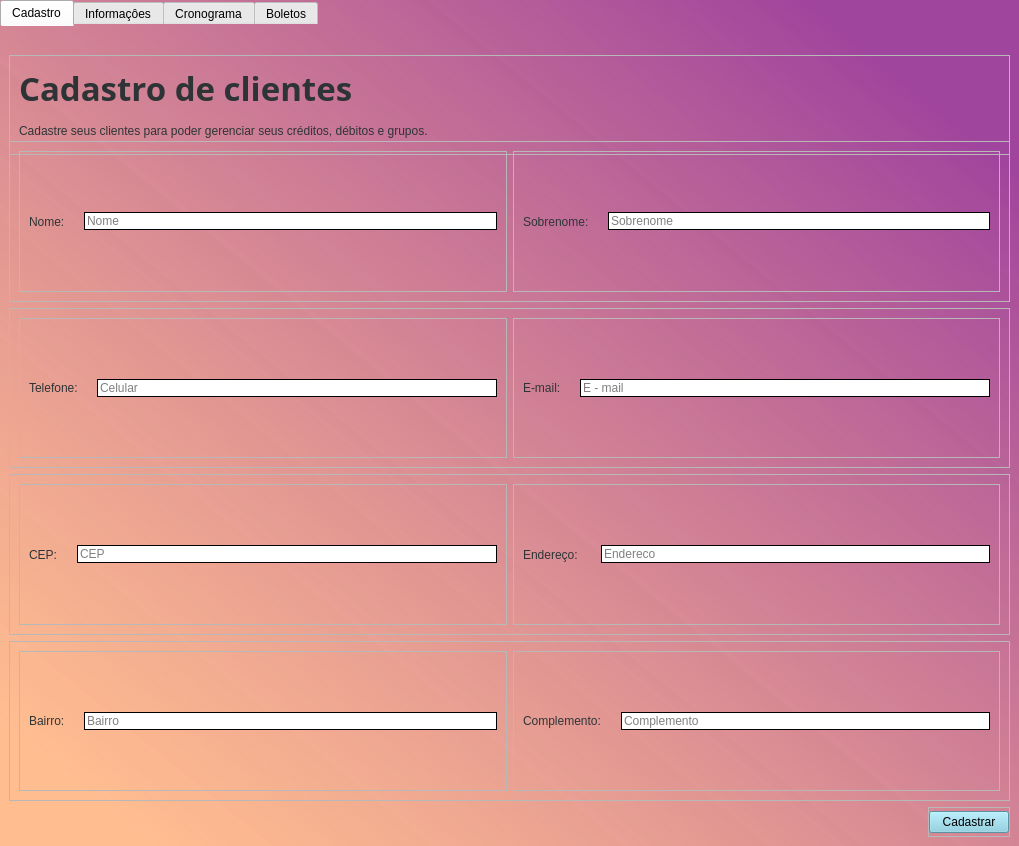
<?xml version="1.0" encoding="UTF-8"?>
<ui version="4.0">
 <class>wdgClientes</class>
 <widget class="QWidget" name="wdgClientes">
  <property name="geometry">
   <rect>
    <x>0</x>
    <y>0</y>
    <width>1019</width>
    <height>846</height>
   </rect>
  </property>
  <property name="sizePolicy">
   <sizepolicy hsizetype="Expanding" vsizetype="Expanding">
    <horstretch>0</horstretch>
    <verstretch>0</verstretch>
   </sizepolicy>
  </property>
  <property name="windowTitle">
   <string>tabClientes</string>
  </property>
  <property name="styleSheet">
   <string notr="true">#wdgClientes{
	background-color: qlineargradient(spread:pad, x1:0.981, y1:0.0227273, x2:0.0154129, y2:1, stop:0.0895522 rgba(153, 54, 149, 185), stop:0.930348 rgba(255, 189, 144, 255))
}</string>
  </property>
  <layout class="QHBoxLayout" name="horizontalLayout">
   <property name="spacing">
    <number>0</number>
   </property>
   <property name="leftMargin">
    <number>0</number>
   </property>
   <property name="topMargin">
    <number>0</number>
   </property>
   <property name="rightMargin">
    <number>0</number>
   </property>
   <property name="bottomMargin">
    <number>0</number>
   </property>
   <item>
    <widget class="QTabWidget" name="tabsCliente">
     <property name="sizePolicy">
      <sizepolicy hsizetype="Expanding" vsizetype="Expanding">
       <horstretch>0</horstretch>
       <verstretch>0</verstretch>
      </sizepolicy>
     </property>
     <property name="minimumSize">
      <size>
       <width>0</width>
       <height>0</height>
      </size>
     </property>
     <property name="styleSheet">
      <string notr="true">#tabsCliente::pane {border: 0px;}

/*-------------------------------------------------------------*/


#tabsCliente::tab-bar {
    alignment: center;
}

#tabsCliente {
	background-color: rgba(238, 238, 236, 0)
}


</string>
     </property>
     <property name="tabPosition">
      <enum>QTabWidget::North</enum>
     </property>
     <property name="tabShape">
      <enum>QTabWidget::Rounded</enum>
     </property>
     <property name="currentIndex">
      <number>0</number>
     </property>
     <widget class="QWidget" name="tbCadastraCliente">
      <attribute name="title">
       <string>Cadastro</string>
      </attribute>
      <layout class="QVBoxLayout" name="verticalLayout_2">
       <item>
        <widget class="QFrame" name="frCabecalho">
         <property name="minimumSize">
          <size>
           <width>600</width>
           <height>100</height>
          </size>
         </property>
         <property name="maximumSize">
          <size>
           <width>16777215</width>
           <height>60</height>
          </size>
         </property>
         <property name="frameShape">
          <enum>QFrame::StyledPanel</enum>
         </property>
         <property name="frameShadow">
          <enum>QFrame::Raised</enum>
         </property>
         <layout class="QVBoxLayout" name="verticalLayout_3">
          <item>
           <widget class="QLabel" name="lbTitulo">
            <property name="font">
             <font>
              <family>Linux Biolinum O</family>
              <pointsize>25</pointsize>
              <weight>75</weight>
              <bold>true</bold>
             </font>
            </property>
            <property name="styleSheet">
             <string notr="true">color: rgb(46, 52, 54)</string>
            </property>
            <property name="text">
             <string>Cadastro de clientes</string>
            </property>
           </widget>
          </item>
          <item>
           <widget class="QLabel" name="lbCorpo">
            <property name="styleSheet">
             <string notr="true">color: rgb(46, 52, 54)</string>
            </property>
            <property name="text">
             <string>Cadastre seus clientes para poder gerenciar seus créditos, débitos e grupos.</string>
            </property>
           </widget>
          </item>
         </layout>
        </widget>
       </item>
       <item>
        <widget class="QFrame" name="frNomeSobrenome">
         <property name="minimumSize">
          <size>
           <width>600</width>
           <height>60</height>
          </size>
         </property>
         <property name="frameShape">
          <enum>QFrame::StyledPanel</enum>
         </property>
         <property name="frameShadow">
          <enum>QFrame::Raised</enum>
         </property>
         <layout class="QHBoxLayout" name="horizontalLayout_5">
          <item>
           <widget class="QFrame" name="frNome">
            <property name="frameShape">
             <enum>QFrame::StyledPanel</enum>
            </property>
            <property name="frameShadow">
             <enum>QFrame::Raised</enum>
            </property>
            <layout class="QHBoxLayout" name="horizontalLayout_9">
             <item>
              <widget class="QLabel" name="lbNome">
               <property name="styleSheet">
                <string notr="true">color: rgb(46, 52, 54)</string>
               </property>
               <property name="text">
                <string>Nome:    </string>
               </property>
              </widget>
             </item>
             <item>
              <widget class="QLineEdit" name="leNome">
               <property name="styleSheet">
                <string notr="true">#leNome{
	border: 1px solid;
}</string>
               </property>
               <property name="inputMask">
                <string/>
               </property>
               <property name="text">
                <string/>
               </property>
               <property name="placeholderText">
                <string>Nome</string>
               </property>
              </widget>
             </item>
            </layout>
            <zorder>leNome</zorder>
            <zorder>lbNome</zorder>
           </widget>
          </item>
          <item>
           <widget class="QFrame" name="frSobrenome">
            <property name="frameShape">
             <enum>QFrame::StyledPanel</enum>
            </property>
            <property name="frameShadow">
             <enum>QFrame::Raised</enum>
            </property>
            <layout class="QHBoxLayout" name="horizontalLayout_10">
             <item>
              <widget class="QLabel" name="lbSobrenome">
               <property name="styleSheet">
                <string notr="true">color: rgb(46, 52, 54)</string>
               </property>
               <property name="text">
                <string>Sobrenome:    </string>
               </property>
              </widget>
             </item>
             <item>
              <widget class="QLineEdit" name="leSobrenome">
               <property name="styleSheet">
                <string notr="true">#leSobrenome{
	border: 1px solid;
}</string>
               </property>
               <property name="placeholderText">
                <string>Sobrenome</string>
               </property>
              </widget>
             </item>
            </layout>
            <zorder>leSobrenome</zorder>
            <zorder>lbSobrenome</zorder>
           </widget>
          </item>
         </layout>
        </widget>
       </item>
       <item>
        <widget class="QFrame" name="frEmailTel">
         <property name="minimumSize">
          <size>
           <width>600</width>
           <height>60</height>
          </size>
         </property>
         <property name="frameShape">
          <enum>QFrame::StyledPanel</enum>
         </property>
         <property name="frameShadow">
          <enum>QFrame::Raised</enum>
         </property>
         <layout class="QHBoxLayout" name="horizontalLayout_6">
          <item>
           <widget class="QFrame" name="frTel">
            <property name="frameShape">
             <enum>QFrame::StyledPanel</enum>
            </property>
            <property name="frameShadow">
             <enum>QFrame::Raised</enum>
            </property>
            <layout class="QHBoxLayout" name="horizontalLayout_11">
             <item>
              <widget class="QLabel" name="lbTel">
               <property name="styleSheet">
                <string notr="true">color: rgb(46, 52, 54)</string>
               </property>
               <property name="text">
                <string>Telefone:    </string>
               </property>
              </widget>
             </item>
             <item>
              <widget class="QLineEdit" name="leTel">
               <property name="styleSheet">
                <string notr="true">#leTel{
	border: 1px solid;
}</string>
               </property>
               <property name="placeholderText">
                <string>Celular</string>
               </property>
              </widget>
             </item>
            </layout>
           </widget>
          </item>
          <item>
           <widget class="QFrame" name="frEmail">
            <property name="frameShape">
             <enum>QFrame::StyledPanel</enum>
            </property>
            <property name="frameShadow">
             <enum>QFrame::Raised</enum>
            </property>
            <layout class="QHBoxLayout" name="horizontalLayout_12">
             <item>
              <widget class="QLabel" name="lbEmail">
               <property name="styleSheet">
                <string notr="true">color: rgb(46, 52, 54)</string>
               </property>
               <property name="text">
                <string>E-mail:    </string>
               </property>
              </widget>
             </item>
             <item>
              <widget class="QLineEdit" name="leEmail">
               <property name="styleSheet">
                <string notr="true">#leEmail{
	border: 1px solid;
}</string>
               </property>
               <property name="placeholderText">
                <string>E - mail</string>
               </property>
              </widget>
             </item>
            </layout>
           </widget>
          </item>
         </layout>
        </widget>
       </item>
       <item>
        <widget class="QFrame" name="frCepEnd">
         <property name="minimumSize">
          <size>
           <width>600</width>
           <height>60</height>
          </size>
         </property>
         <property name="frameShape">
          <enum>QFrame::StyledPanel</enum>
         </property>
         <property name="frameShadow">
          <enum>QFrame::Raised</enum>
         </property>
         <layout class="QHBoxLayout" name="horizontalLayout_7">
          <item>
           <widget class="QFrame" name="frCep">
            <property name="frameShape">
             <enum>QFrame::StyledPanel</enum>
            </property>
            <property name="frameShadow">
             <enum>QFrame::Raised</enum>
            </property>
            <layout class="QHBoxLayout" name="horizontalLayout_13">
             <item>
              <widget class="QLabel" name="lbCep">
               <property name="styleSheet">
                <string notr="true">color: rgb(46, 52, 54)</string>
               </property>
               <property name="text">
                <string>CEP:    </string>
               </property>
              </widget>
             </item>
             <item>
              <widget class="QLineEdit" name="leCep">
               <property name="styleSheet">
                <string notr="true">#leCep{
	border: 1px solid;
}</string>
               </property>
               <property name="placeholderText">
                <string>CEP</string>
               </property>
              </widget>
             </item>
            </layout>
           </widget>
          </item>
          <item>
           <widget class="QFrame" name="frEndereco">
            <property name="frameShape">
             <enum>QFrame::StyledPanel</enum>
            </property>
            <property name="frameShadow">
             <enum>QFrame::Raised</enum>
            </property>
            <layout class="QHBoxLayout" name="horizontalLayout_14">
             <item>
              <widget class="QLabel" name="lbEnd">
               <property name="styleSheet">
                <string notr="true">color: rgb(46, 52, 54)</string>
               </property>
               <property name="text">
                <string>Endereço:     </string>
               </property>
              </widget>
             </item>
             <item>
              <widget class="QLineEdit" name="leEnd">
               <property name="styleSheet">
                <string notr="true">#leEnd{
	border: 1px solid;
}</string>
               </property>
               <property name="placeholderText">
                <string>Endereco</string>
               </property>
              </widget>
             </item>
            </layout>
           </widget>
          </item>
         </layout>
        </widget>
       </item>
       <item>
        <widget class="QFrame" name="frBairroCompl">
         <property name="minimumSize">
          <size>
           <width>600</width>
           <height>60</height>
          </size>
         </property>
         <property name="frameShape">
          <enum>QFrame::StyledPanel</enum>
         </property>
         <property name="frameShadow">
          <enum>QFrame::Raised</enum>
         </property>
         <layout class="QHBoxLayout" name="horizontalLayout_8">
          <item>
           <widget class="QFrame" name="frBairro">
            <property name="frameShape">
             <enum>QFrame::StyledPanel</enum>
            </property>
            <property name="frameShadow">
             <enum>QFrame::Raised</enum>
            </property>
            <layout class="QHBoxLayout" name="horizontalLayout_15">
             <item>
              <widget class="QLabel" name="lbBairro">
               <property name="styleSheet">
                <string notr="true">color: rgb(46, 52, 54)</string>
               </property>
               <property name="text">
                <string>Bairro:    </string>
               </property>
              </widget>
             </item>
             <item>
              <widget class="QLineEdit" name="leBairro">
               <property name="styleSheet">
                <string notr="true">#leBairro{
	border: 1px solid;
}</string>
               </property>
               <property name="placeholderText">
                <string>Bairro</string>
               </property>
              </widget>
             </item>
            </layout>
           </widget>
          </item>
          <item>
           <widget class="QFrame" name="frComplemento">
            <property name="frameShape">
             <enum>QFrame::StyledPanel</enum>
            </property>
            <property name="frameShadow">
             <enum>QFrame::Raised</enum>
            </property>
            <layout class="QHBoxLayout" name="horizontalLayout_16">
             <item>
              <widget class="QLabel" name="lbCompl">
               <property name="styleSheet">
                <string notr="true">color: rgb(46, 52, 54)</string>
               </property>
               <property name="text">
                <string>Complemento:    </string>
               </property>
              </widget>
             </item>
             <item>
              <widget class="QLineEdit" name="leCompl">
               <property name="styleSheet">
                <string notr="true">#leCompl{
	border: 1px solid;
}</string>
               </property>
               <property name="placeholderText">
                <string>Complemento</string>
               </property>
              </widget>
             </item>
            </layout>
           </widget>
          </item>
         </layout>
        </widget>
       </item>
       <item alignment="Qt::AlignRight">
        <widget class="QFrame" name="frame">
         <property name="maximumSize">
          <size>
           <width>16777215</width>
           <height>30</height>
          </size>
         </property>
         <property name="frameShape">
          <enum>QFrame::StyledPanel</enum>
         </property>
         <property name="frameShadow">
          <enum>QFrame::Raised</enum>
         </property>
         <layout class="QVBoxLayout" name="verticalLayout_4">
          <property name="spacing">
           <number>0</number>
          </property>
          <property name="leftMargin">
           <number>0</number>
          </property>
          <property name="topMargin">
           <number>0</number>
          </property>
          <property name="rightMargin">
           <number>0</number>
          </property>
          <property name="bottomMargin">
           <number>0</number>
          </property>
          <item>
           <widget class="QPushButton" name="pbCadastrar">
            <property name="minimumSize">
             <size>
              <width>80</width>
              <height>0</height>
             </size>
            </property>
            <property name="maximumSize">
             <size>
              <width>150</width>
              <height>16777215</height>
             </size>
            </property>
            <property name="styleSheet">
             <string notr="true">#pbCadastrar{
	background-color: #80CCE1;
}</string>
            </property>
            <property name="text">
             <string>Cadastrar</string>
            </property>
           </widget>
          </item>
         </layout>
        </widget>
       </item>
      </layout>
     </widget>
     <widget class="QWidget" name="tbInfosCliente">
      <attribute name="title">
       <string>Informaçôes</string>
      </attribute>
     </widget>
     <widget class="QWidget" name="tbCronogramaCliente">
      <attribute name="title">
       <string>Cronograma</string>
      </attribute>
     </widget>
     <widget class="QWidget" name="tbBoletoCliente">
      <attribute name="title">
       <string>Boletos</string>
      </attribute>
     </widget>
    </widget>
   </item>
  </layout>
 </widget>
 <resources/>
 <connections/>
</ui>
